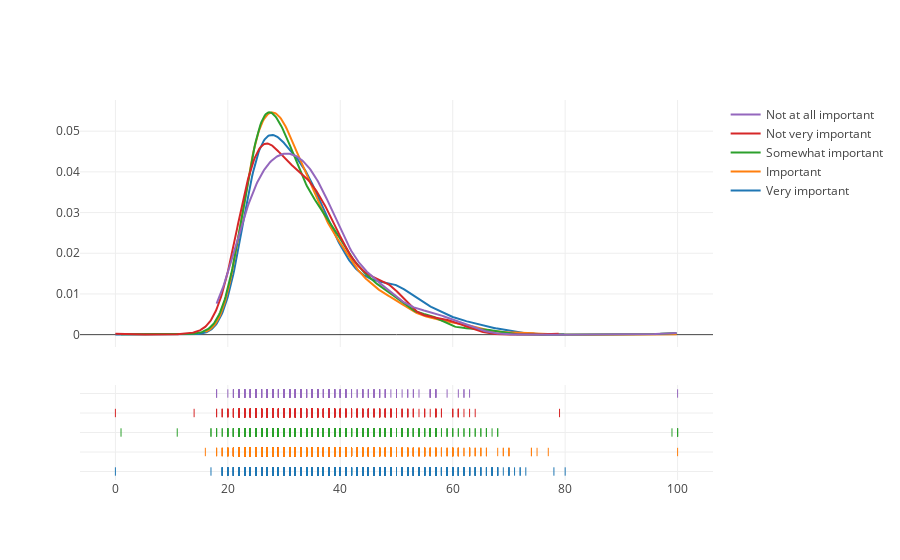

The notebook cell saved with this chart:
### Code cell
top_uni = mcq['UniversityImportance'].value_counts().head(5)
top_uni_dist = []
for uni in top_uni.index:
    top_uni_dist.append(
    mcq[(mcq['Age'].notnull()) & (mcq['UniversityImportance'] == uni)]['Age'])
    
group_labels = top_uni.index

fig = fig_fact.create_distplot(top_uni_dist, group_labels, show_hist=False)
py.iplot(fig, filename='University Importance by Age')

### Figure 1 — Plotly figure (JSON) as saved in the notebook; plotly's stock layout.template omitted (floating-point values rounded to 4 significant figures; data arrays with more than 128 entries replaced by an {"elided": "..."} marker saying what was removed)
{"data": [{"legendgroup": "Very important", "marker": {"color": "rgb(31, 119, 180)"}, "mode": "lines", "name": "Very important", "showlegend": true, "type": "scatter", "uid": "9cf92e15-5c56-4ba4-a65e-727e5dc0fe95", "x": {"elided": "500 float values"}, "xaxis": "x", "y": {"elided": "500 float values"}, "yaxis": "y"}, {"legendgroup": "Important", "marker": {"color": "rgb(255, 127, 14)"}, "mode": "lines", "name": "Important", "showlegend": true, "type": "scatter", "uid": "346e84a5-f066-4544-9dc0-cde4347b2bfb", "x": {"elided": "500 float values"}, "xaxis": "x", "y": {"elided": "500 float values"}, "yaxis": "y"}, {"legendgroup": "Somewhat important", "marker": {"color": "rgb(44, 160, 44)"}, "mode": "lines", "name": "Somewhat important", "showlegend": true, "type": "scatter", "uid": "6663129e-cc14-4b0f-9520-8b781f670de7", "x": {"elided": "500 float values"}, "xaxis": "x", "y": {"elided": "500 float values"}, "yaxis": "y"}, {"legendgroup": "Not very important", "marker": {"color": "rgb(214, 39, 40)"}, "mode": "lines", "name": "Not very important", "showlegend": true, "type": "scatter", "uid": "c95fc854-fce4-4f28-867f-85651ac05b6e", "x": {"elided": "500 float values"}, "xaxis": "x", "y": {"elided": "500 float values"}, "yaxis": "y"}, {"legendgroup": "Not at all important", "marker": {"color": "rgb(148, 103, 189)"}, "mode": "lines", "name": "Not at all important", "showlegend": true, "type": "scatter", "uid": "7a615d82-a502-4cb8-85e9-92b55f37b980", "x": {"elided": "500 float values"}, "xaxis": "x", "y": {"elided": "500 float values"}, "yaxis": "y"}, {"legendgroup": "Very important", "marker": {"color": "rgb(31, 119, 180)", "symbol": "line-ns-open"}, "mode": "markers", "name": "Very important", "showlegend": false, "type": "scatter", "uid": "f7d0eb8b-d667-4076-9d9d-ed8af5e87a59", "x": {"elided": "2882 int values"}, "xaxis": "x", "y": {"elided": "2882 str values"}, "yaxis": "y2"}, {"legendgroup": "Important", "marker": {"color": "rgb(255, 127, 14)", "symbol": "line-ns-open"}, "mode": "markers", "name": "Important", "showlegend": false, "type": "scatter", "uid": "d0158653-bda3-4a3b-84ef-b3d59bb4269a", "x": {"elided": "2313 int values"}, "xaxis": "x", "y": {"elided": "2313 str values"}, "yaxis": "y2"}, {"legendgroup": "Somewhat important", "marker": {"color": "rgb(44, 160, 44)", "symbol": "line-ns-open"}, "mode": "markers", "name": "Somewhat important", "showlegend": false, "type": "scatter", "uid": "6f6605b6-09e1-4d58-87d6-aebb2085cb8b", "x": {"elided": "1673 int values"}, "xaxis": "x", "y": {"elided": "1673 str values"}, "yaxis": "y2"}, {"legendgroup": "Not very important", "marker": {"color": "rgb(214, 39, 40)", "symbol": "line-ns-open"}, "mode": "markers", "name": "Not very important", "showlegend": false, "type": "scatter", "uid": "ac621364-170d-4ab8-95aa-488b079638c2", "x": {"elided": "766 int values"}, "xaxis": "x", "y": {"elided": "766 str values"}, "yaxis": "y2"}, {"legendgroup": "Not at all important", "marker": {"color": "rgb(148, 103, 189)", "symbol": "line-ns-open"}, "mode": "markers", "name": "Not at all important", "showlegend": false, "type": "scatter", "uid": "ecc2b6f5-b893-421c-82ae-ffa39289fa4b", "x": {"elided": "310 int values"}, "xaxis": "x", "y": {"elided": "310 str values"}, "yaxis": "y2"}], "layout": {"barmode": "overlay", "hovermode": "closest", "legend": {"traceorder": "reversed"}, "xaxis": {"anchor": "y2", "domain": [0, 1], "zeroline": false}, "yaxis": {"anchor": "free", "domain": [0.35, 1], "position": 0}, "yaxis2": {"anchor": "x", "domain": [0, 0.25], "dtick": 1, "showticklabels": false}}}
